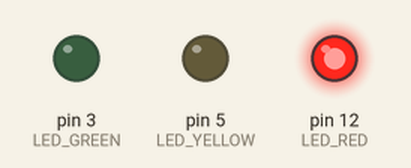
A sketch run on a simulated Arduino Uno, built with avr-gcc and run on an emulated ATmega328P. Parts: output pins drawn as LEDs (lit = HIGH).

Above: at 2.0 s.
At 4.7 s:
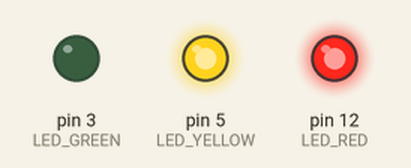
At 7.7 s:
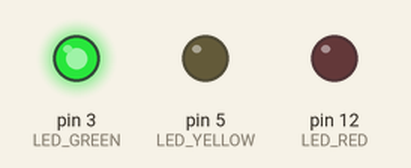
At 13.2 s:
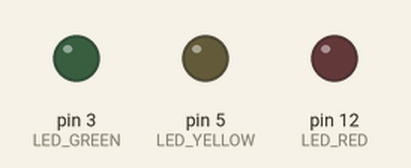
Timing chart, 0 to 17.6 s (numbered marks = the images above):
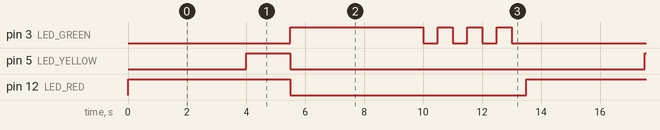

Measured:
- by itself, pin 3 (LED_GREEN): repeats every 13.5 s: 3 × (LOW 0.50 s, HIGH 0.50 s), LOW 6.0 s, HIGH 4.5 s
- by itself, pin 5 (LED_YELLOW): alternates HIGH for 1.5 s and LOW for 12.0 s
- by itself, pin 12 (LED_RED): alternates HIGH for 5.5 s and LOW for 8.0 s

The sketch:

sketch_traffic_light.ino
```cpp
#define LED_RED 12
#define LED_YELLOW 5
#define LED_GREEN 3

void setup() {
  pinMode(LED_GREEN, OUTPUT);
  pinMode(LED_YELLOW, OUTPUT);
  pinMode(LED_RED, OUTPUT);
}

void loop() {
  redLight();
  yellowLight();
  greenLight();
}

void redLight() {
  turnAllOff();
  digitalWrite(LED_RED, HIGH);
  delay(4000);
}

void yellowLight() {
  digitalWrite(LED_YELLOW, HIGH);
  delay(1500);
}

void greenLight() {
  turnAllOff();
  digitalWrite(LED_GREEN, HIGH);
  delay(4000);
  blink(LED_GREEN, 4000);
}

void blink(int led, int blinkDelay) {
  for (int i = 0; i < blinkDelay / 500; i++) {
    digitalWrite(led, i % 2 ? LOW : HIGH);
    delay(500);
  }
}

void turnAllOff() {
  digitalWrite(LED_RED, LOW);
  digitalWrite(LED_YELLOW, LOW);
  digitalWrite(LED_GREEN, LOW);
}
```
